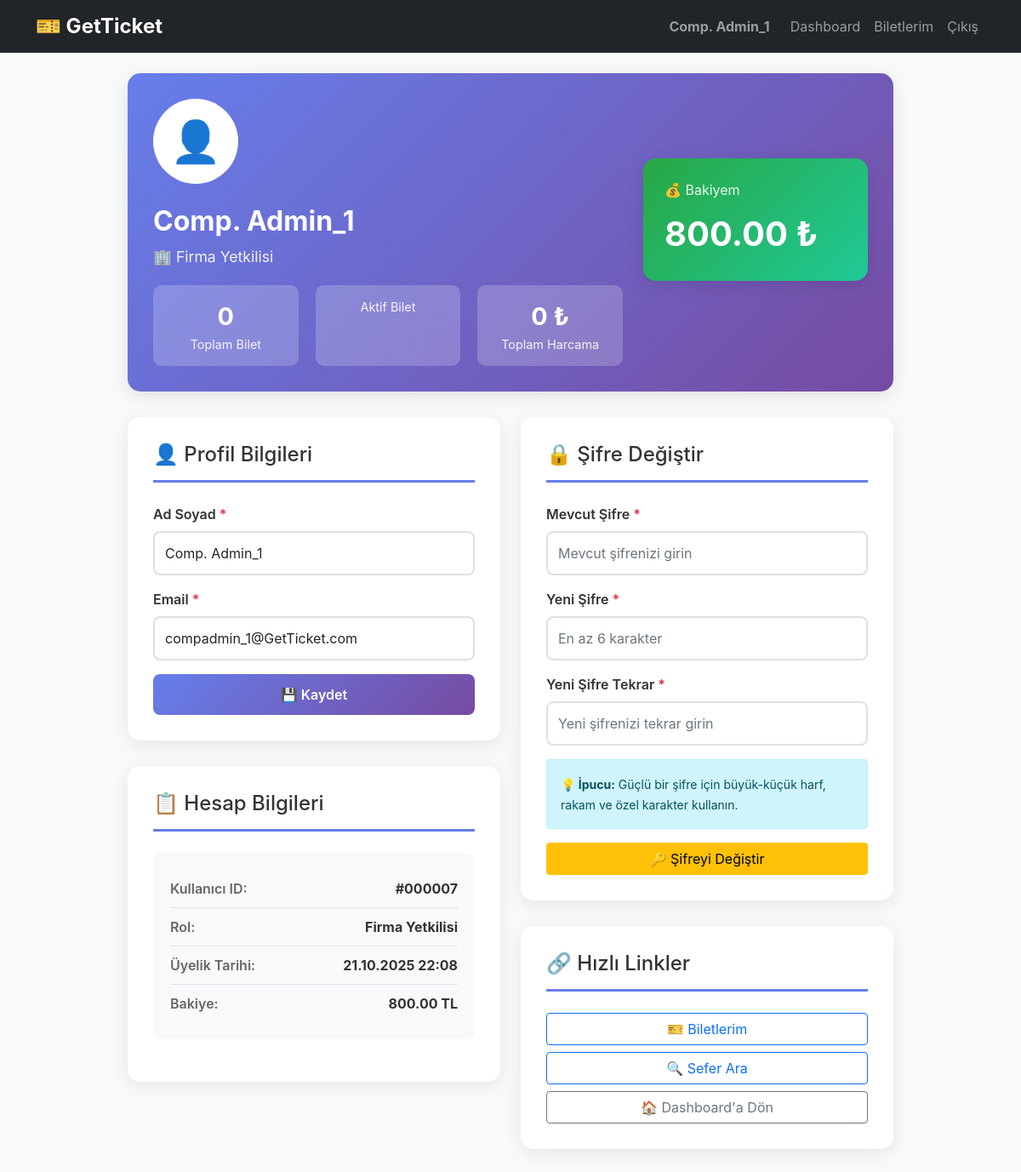
The app's page /pages/profil_duzenle.php (signed in) with its own data.
### tables this page shows
CREATE TABLE users (
    id INTEGER PRIMARY KEY AUTOINCREMENT,
    full_name TEXT NOT NULL,
    email TEXT UNIQUE NOT NULL,
    role TEXT NOT NULL,
    password TEXT NOT NULL,
    company_id INTEGER,
    balance REAL DEFAULT 800.00,
    created_at DATETIME DEFAULT CURRENT_TIMESTAMP,
    FOREIGN KEY (company_id) REFERENCES bus_companies(id)
);

### pages/profil_duzenle.php (the view, shortened to what this page needs)
<?php
$db = getDBConnection();
$stmt = $db->prepare("SELECT * FROM users WHERE id = ?");
$stmt->execute([$_SESSION['user_id']]);
$user = $stmt->fetch(PDO::FETCH_ASSOC);
$stmt = $db->prepare("
    SELECT
        COUNT(*) as total_tickets,
        SUM(CASE WHEN status = 'active' THEN 1 ELSE 0 END) as active_tickets,
        SUM(total_price) as total_spent
    FROM tickets
    WHERE user_id = ?
");
$stmt->execute([$_SESSION['user_id']]);
$stats = $stmt->fetch(PDO::FETCH_ASSOC);
?>
<!DOCTYPE html>
<html lang="tr">
<head>
    <link href="https://cdn.jsdelivr.net/npm/bootstrap@5.1.3/dist/css/bootstrap.min.css" rel="stylesheet">
</head>
<body>
    <nav class="navbar navbar-expand-lg navbar-dark bg-dark">
        <div class="container">
            <a class="navbar-brand fw-bold" href="../index.php">
                <span style="font-size: 1.5rem;">🎫 GetTicket</span>
            </a>
            <div class="navbar-nav ms-auto">
                <span class="navbar-text me-3">
                    <strong><?php echo htmlspecialchars($_SESSION['full_name']); ?></strong>
                </span>
                <a class="nav-link" href="dashboard.php">Dashboard</a>
                <a class="nav-link" href="biletlerim.php">Biletlerim</a>
                <a class="nav-link" href="logout.php">Çıkış</a>
            </div>
        </div>
    </nav>
    <div class="container mt-4">
        <div class="profile-container">
            <div class="profile-header">
                <div class="row align-items-center">
                    <div class="col-md-8">
                        <div class="profile-avatar">👤</div>
                        <div class="profile-name"><?php echo htmlspecialchars($user['full_name']); ?></div>
                        <div class="profile-role">
                            <?php
                            $role_names = [
                                'user' => '🎫 Yolcu',
                                'company_admin' => '🏢 Firma Yetkilisi',
                                'admin' => '⚙️ Sistem Yöneticisi'
                            ];
                            echo $role_names[$user['role']] ?? $user['role'];
                            ?>
                        </div>
                        <div class="stats-row">
                            <div class="stat-box">
                                <div class="stat-value"><?php echo $stats['total_tickets']; ?></div>
                                <div class="stat-label">Toplam Bilet</div>
                            </div>
                            <div class="stat-box">
                                <div class="stat-label">Aktif Bilet</div>
                            </div>
                            <div class="stat-box">
                                <div class="stat-value"><?php echo number_format($stats['total_spent'], 0); ?> ₺</div>
                                <div class="stat-label">Toplam Harcama</div>
                            </div>
                        </div>
                    </div>
                    <div class="col-md-4">
                        <div class="balance-card">
                            <div style="opacity: 0.9; margin-bottom: 10px;">💰 Bakiyem</div>
                            <div class="balance-amount"><?php echo number_format($user['balance'], 2); ?> ₺</div>
                        </div>
                    </div>
                </div>
            </div>
            <div class="row">
                <div class="col-lg-6">
                    <div class="form-card">
                        <h4>👤 Profil Bilgileri</h4>
                        <form method="POST">
                            <div class="mb-3">
                                <label class="form-label">Ad Soyad <span class="required-star">*</span></label>
                                <input type="text" name="full_name" class="form-control"
                                       value="<?php echo htmlspecialchars($user['full_name']); ?>" required>
                            </div>
                            <div class="mb-3">
                                <label class="form-label">Email <span class="required-star">*</span></label>
                                <input type="email" name="email" class="form-control"
                                       value="<?php echo htmlspecialchars($user['email']); ?>" required>
                            </div>
                            <button type="submit" name="update_profile" class="btn btn-primary btn-save w-100">
                                💾 Kaydet
                            </button>
                        </form>
                    </div>
                    <div class="form-card">
                        <h4>📋 Hesap Bilgileri</h4>
                        <div class="account-info">
                            <div class="info-row">
                                <span class="info-label">Kullanıcı ID:</span>
                                <span class="info-value">#<?php echo str_pad($user['id'], 6, '0', STR_PAD_LEFT); ?></span>
                            </div>
                            <div class="info-row">
                                <span class="info-label">Rol:</span>
                                <span class="info-value">
                                    <?php
                                    $role_names = [
                                        'user' => 'Yolcu',
                                        'company_admin' => 'Firma Yetkilisi',
                                        'admin' => 'Sistem Yöneticisi'
                                    ];
                                    echo $role_names[$user['role']] ?? $user['role'];
                                    ?>
                                </span>
                            </div>
                            <div class="info-row">
                                <span class="info-label">Üyelik Tarihi:</span>
                                <span class="info-value"><?php echo date('d.m.Y H:i', strtotime($user['created_at'])); ?></span>
                            </div>
                            <div class="info-row">
                                <span class="info-label">Bakiye:</span>
                                <span class="info-value"><?php echo number_format($user['balance'], 2); ?> TL</span>
                            </div>
                        </div>
                    </div>
                </div>
                <div class="col-lg-6">
                    <div class="form-card">
                        <h4>🔒 Şifre Değiştir</h4>
                        <form method="POST">
                            <div class="mb-3">
                                <label class="form-label">Mevcut Şifre <span class="required-star">*</span></label>
                                <input type="password" name="current_password" class="form-control"
                                       placeholder="Mevcut şifrenizi girin" required>
                            </div>
                            <div class="mb-3">
                                <label class="form-label">Yeni Şifre <span class="required-star">*</span></label>
                                <input type="password" name="new_password" class="form-control"
                                       placeholder="En az 6 karakter" required>
                            </div>
                            <div class="mb-3">
                                <label class="form-label">Yeni Şifre Tekrar <span class="required-star">*</span></label>
                                <input type="password" name="confirm_password" class="form-control"
                                       placeholder="Yeni şifrenizi tekrar girin" required>
                            </div>
                            <div class="alert alert-info">
                                <small>
                                    <strong>💡 İpucu:</strong> Güçlü bir şifre için büyük-küçük harf, rakam ve özel karakter kullanın.
                                </small>
                            </div>
                            <button type="submit" name="change_password" class="btn btn-warning w-100">
                                🔑 Şifreyi Değiştir
                            </button>
                        </form>
                    </div>
                    <div class="form-card">
                        <h4>🔗 Hızlı Linkler</h4>
                        <div class="d-grid gap-2">
                            <a href="biletlerim.php" class="btn btn-outline-primary">
                                🎫 Biletlerim
                            </a>
                            <a href="sefer_ara.php" class="btn btn-outline-primary">
                                🔍 Sefer Ara
                            </a>
                            <a href="dashboard.php" class="btn btn-outline-secondary">
                                🏠 Dashboard'a Dön
                            </a>
                        </div>
                    </div>
                </div>
            </div>
        </div>
    </div>
</body>
</html>

### pages/profil_duzenle.php (style rules this page uses)
body { background: #f8f9fa; font-family: -apple-system, BlinkMacSystemFont, 'Segoe UI', Roboto, sans-serif; }
.profile-container { max-width: 900px; margin: 0 auto; }
.profile-header { background: linear-gradient(135deg, #667eea 0%, #764ba2 100%); color: white; border-radius: 15px; padding: 30px; margin-bottom: 30px; box-shadow: 0 5px 20px rgba(0,0,0,0.1); }
.profile-avatar { width: 100px; height: 100px; background: white; border-radius: 50%; display: flex; align-items: center; justify-content: center; font-size: 3rem; margin-bottom: 20px; }
.profile-name { font-size: 2rem; font-weight: bold; margin-bottom: 5px; }
.profile-role { opacity: 0.9; font-size: 1.1rem; }
.stats-row { display: flex; gap: 20px; margin-top: 20px; }
.stat-box { flex: 1; background: rgba(255,255,255,0.2); padding: 15px; border-radius: 10px; text-align: center; }
.stat-value { font-size: 1.8rem; font-weight: bold; }
.stat-label { font-size: 0.9rem; opacity: 0.9; }
.form-card { background: white; border-radius: 15px; padding: 30px; margin-bottom: 30px; box-shadow: 0 5px 20px rgba(0,0,0,0.08); }
.form-card h4 { color: #333; margin-bottom: 25px; padding-bottom: 15px; border-bottom: 3px solid #667eea; }
.form-label { font-weight: 600; color: #333; margin-bottom: 8px; }
.form-control { border: 2px solid #e0e0e0; padding: 12px; border-radius: 8px; }
.btn-save { background: linear-gradient(135deg, #667eea 0%, #764ba2 100%); border: none; padding: 12px 40px; font-weight: 600; border-radius: 8px; transition: transform 0.2s; }
.balance-card { background: linear-gradient(135deg, #28a745 0%, #20c997 100%); color: white; border-radius: 15px; padding: 25px; margin-bottom: 30px; box-shadow: 0 5px 20px rgba(0,0,0,0.1); }
.balance-amount { font-size: 2.5rem; font-weight: bold; }
.account-info { background: #f8f9fa; border-radius: 10px; padding: 20px; margin-bottom: 20px; }
.info-row { display: flex; justify-content: space-between; padding: 10px 0; border-bottom: 1px solid #dee2e6; }
.info-row:last-child { border-bottom: none; }
.info-label { color: #666; font-weight: 600; }
.info-value { color: #333; font-weight: bold; }
.required-star { color: #dc3545; }

### records on screen
users: full_name "Comp. Admin_1", role "🏢 Firma Yetkilisi", balance "800.00", email "compadmin_1@GetTicket.com", id "000007", role "Firma Yetkilisi", created_at "21.10.2025 22:08"

### other values on screen
$_SESSION['full_name'] "Comp. Admin_1"
$stats['total_tickets'] "0"
$stats['total_spent'] "0"
